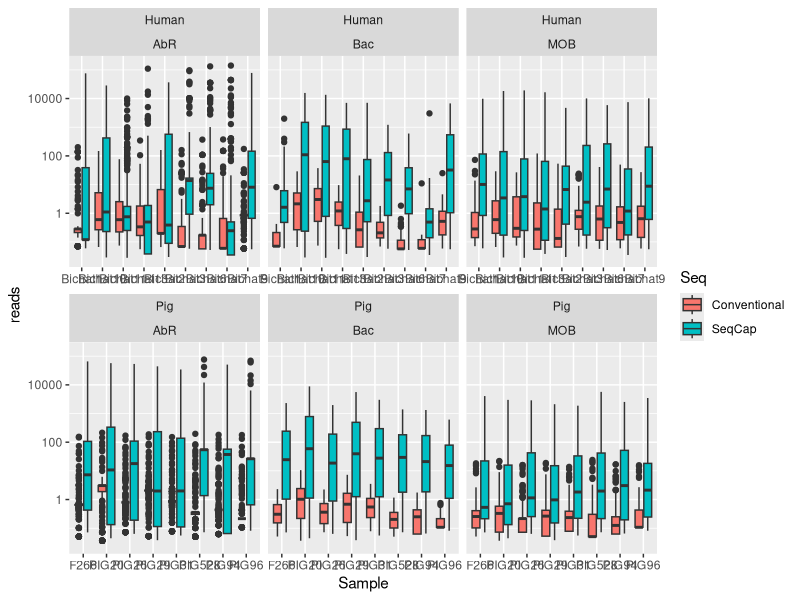
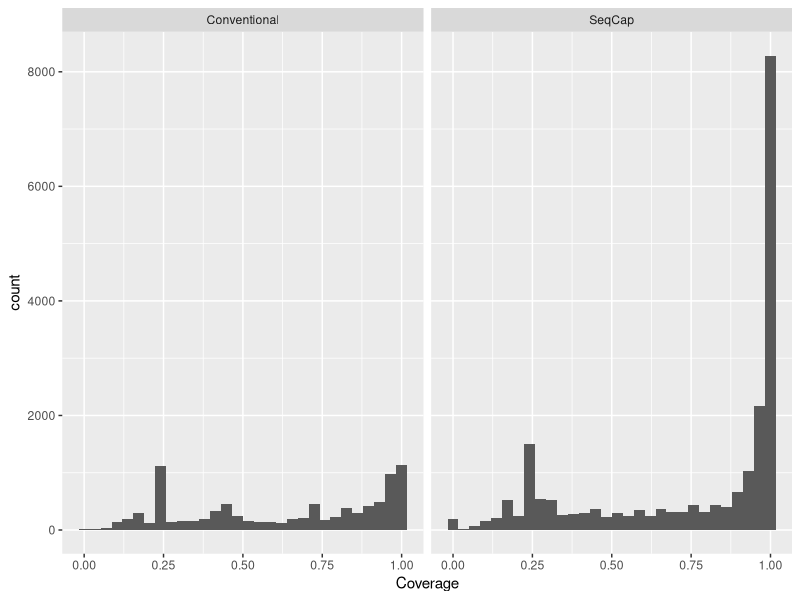

Reproduce these figures in R, in order. (Note: this script raises an error after producing the figures.)
library(tidyverse)

setwd("C:/Users/hrcaula/Desktop/CursoR2019-master/")

Datos = read.delim("Tablas/ResCap/Datos.csv", sep = ",")
TipoSeq = read.delim("Tablas/ResCap/TipoSeq.csv", sep = ",")
Secuenciacion = read.delim("Tablas/ResCap/Secuenciacion.csv", sep = ",")

DatosLong = Datos %>% 
  gather(Sample,value, -Gen,-Group,-DataSet,-DataGroup) %>% 
  separate(Sample,c("Sample","data"), sep = "\\.") %>% 
  spread(data,value) %>% 
  inner_join(Secuenciacion) %>% 
  inner_join(TipoSeq)


## 1.1
DatosLong = DatosLong %>% 
  mutate(Source = ifelse(grepl("Bichat",Sample),"Human","Pig"))

## 1.2

DatosLong = DatosLong %>% 
  mutate(Sample = gsub("K","",Sample)) %>% 
  mutate(Sample = gsub("pre","",Sample)) %>% 
  mutate(Sample = gsub("post","",Sample))

DatosLong %>% select(Sample,Seq) %>% distinct()


## facet_wrap() y facet_grid()

DatosLong %>% filter(reads > 0) %>% 
  ggplot(aes(x=Sample, y =reads, fill = Seq)) + 
  geom_boxplot() + 
  scale_y_log10() + 
  facet_wrap(Source~DataSet, scales = "free_x")
  
## 2.1

DatosLong %>% filter(reads >0) %>% filter(Coverage <=1) %>% 
  ggplot(aes(x=Coverage)) + 
  geom_histogram() + 
  facet_grid(~Seq)
  

## 2.2 

DatosLong %>% filter(reads >0) %>%
  mutate(RPKM = RPK/TotalReads) %>% 
  ggplot(aes(x=Sample, y =RPKM, fill = Seq)) + 
  geom_boxplot() +
  scale_y_log10()+
  facet_wrap(Source~DataSet, scales = "free_x") + 
  theme_light() + scale_fill_manual(values = distinctColorPalette(10))+
  labs(title = " Ejercicio 2.2", x ="Muestra", y = "Abundancia", caption = "caption")
  
## 2.3

DatosLong %>% 
  mutate(RPKM = RPK* 1e6/ TotalReads) %>% 
  select(Gen,Sample, Seq, Source, RPKM) %>%
  filter(RPKM>0) %>% 
  spread(Seq,RPKM, fill =0) %>% 
  ggplot(aes(x=Conventional, y = SeqCap, color = Source)) +
  geom_point() + scale_y_log10() + scale_x_log10()


# 2.4
DatosLong %>% 
  filter(Uniq > 0) %>% 
  group_by(Sample,DataSet,Source,Seq) %>% 
  summarise(counts = n()) %>% 
  ggplot(aes(x=Seq,y = counts, fill = DataSet)) + 
  geom_boxplot() +
  facet_wrap(~Source)
  
  
  
  
  

